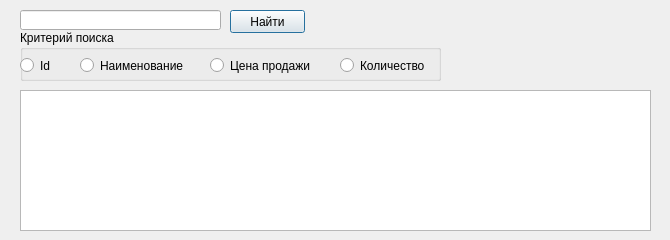
<?xml version="1.0" encoding="UTF-8"?>
<ui version="4.0">
 <class>FindItem</class>
 <widget class="QDialog" name="FindItem">
  <property name="geometry">
   <rect>
    <x>0</x>
    <y>0</y>
    <width>670</width>
    <height>240</height>
   </rect>
  </property>
  <property name="windowTitle">
   <string>Find Items</string>
  </property>
  <widget class="QPushButton" name="btnFind">
   <property name="geometry">
    <rect>
     <x>230</x>
     <y>10</y>
     <width>75</width>
     <height>23</height>
    </rect>
   </property>
   <property name="text">
    <string>Найти</string>
   </property>
  </widget>
  <widget class="QLineEdit" name="txtValue">
   <property name="geometry">
    <rect>
     <x>20</x>
     <y>10</y>
     <width>201</width>
     <height>20</height>
    </rect>
   </property>
  </widget>
  <widget class="QGroupBox" name="groupBox">
   <property name="geometry">
    <rect>
     <x>20</x>
     <y>30</y>
     <width>421</width>
     <height>51</height>
    </rect>
   </property>
   <property name="title">
    <string>Критерий поиска</string>
   </property>
   <widget class="QRadioButton" name="rdoName">
    <property name="geometry">
     <rect>
      <x>60</x>
      <y>20</y>
      <width>121</width>
      <height>31</height>
     </rect>
    </property>
    <property name="text">
     <string>Наименование</string>
    </property>
   </widget>
   <widget class="QRadioButton" name="rdoId">
    <property name="geometry">
     <rect>
      <x>0</x>
      <y>20</y>
      <width>61</width>
      <height>31</height>
     </rect>
    </property>
    <property name="text">
     <string>Id</string>
    </property>
   </widget>
   <widget class="QRadioButton" name="rdoQuantity">
    <property name="geometry">
     <rect>
      <x>320</x>
      <y>20</y>
      <width>101</width>
      <height>31</height>
     </rect>
    </property>
    <property name="text">
     <string>Количество</string>
    </property>
   </widget>
   <widget class="QRadioButton" name="rdoSellingPrice">
    <property name="geometry">
     <rect>
      <x>190</x>
      <y>20</y>
      <width>121</width>
      <height>31</height>
     </rect>
    </property>
    <property name="text">
     <string>Цена продажи</string>
    </property>
   </widget>
  </widget>
  <widget class="QTableView" name="tableView">
   <property name="geometry">
    <rect>
     <x>20</x>
     <y>90</y>
     <width>631</width>
     <height>141</height>
    </rect>
   </property>
  </widget>
 </widget>
 <resources/>
 <connections/>
</ui>
